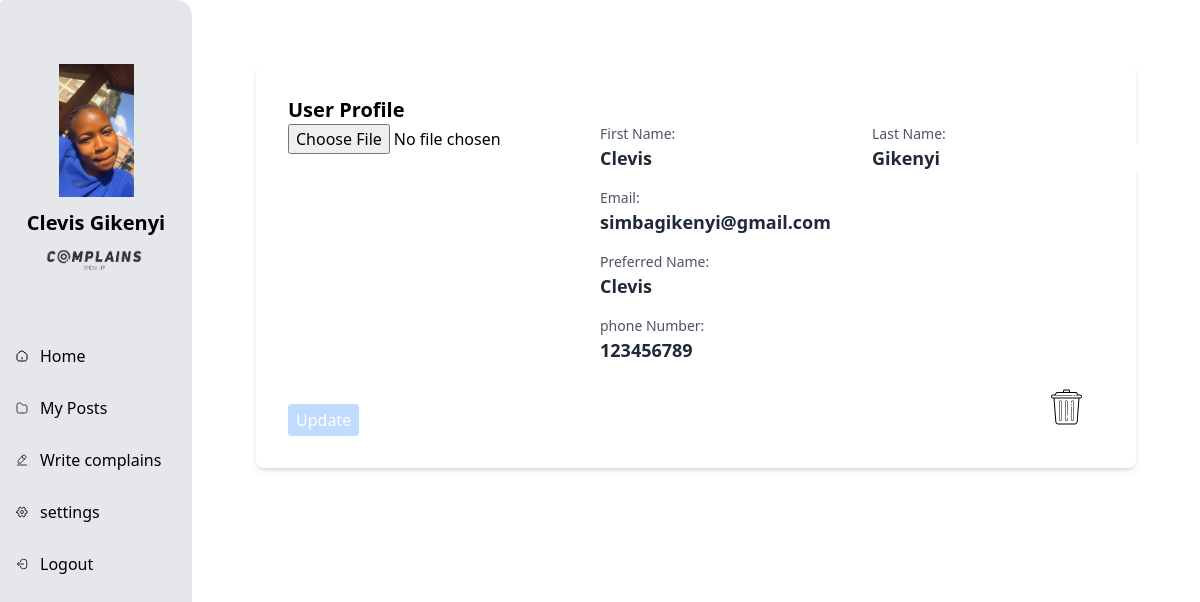
Page /myaccount (signed in) on the committed database.
### tables this page shows
CREATE TABLE 'User'(
    id TEXT NOT NULL PRIMARY KEY UNIQUE,
    firstName TEXT NOT NULL,
    lastName TEXT NOT NULL,
    email TEXT NOT NULL UNIQUE,
    phonenumber INTEGER NOT NULL UNIQUE,
    preferredname TEXT NOT NULL UNIQUE,
    password TEXT NOT NULL,
    picture TEXT             
);

### app.py (the view, shortened to what this page needs)
@app.route("/myaccount",methods=['GET','POST'])
@login_required
def myaccount():#
    if request.method == 'GET':
        image_file = url_for('static',filename='image/'+ current_user.picture)
        return render_template("profile.html",picture=image_file)

### app.py (called while the page is built)
@login_manager.user_loader
def load_user(user_id):
    users = user_data()
    user = next((user for user in users if user.id == user_id), None)
    return user

### data.py (called while the page is built)
def user_data():
    conn = sqlite3.connect('complain.db')
    conn.row_factory = sqlite3.Row
    cur = conn.cursor()
    cur.execute("SELECT * FROM User")
    users = cur.fetchall()
    cur.close()
    conn.close()
    user_objects = [User(user['id'], user['email'], user['password'] , user['preferredName'], user['firstName'], user['lastName'], user['phonenumber'], user['picture'] ) for user in users]
    return user_objects

### templates/profile.html (shortened to what this page needs)
{% extends 'index.html' %} {% block content %}
<main
  class="flex flex-col items-center w-full max-h-screen px-6 py-8 space-y-8 overflow-y-auto sm:py-16 justify-items-center lg:p-16"
>
    <div class="bg-white flex flex-col justify-between p-8 rounded-lg w-full shadow-md">
        <div class="flex justify-between">
            <div>
                <span class="text-xl font-semibold font-sans items-center mb-4">User Profile</span>
            </div>
        </div>
        <form action="{{ url_for('save') }}" method="post" enctype="multipart/form-data">
            <div class="flex justify-between w-full">
                <input type="file" id="picture" name="picture" value="{{picture}}" required/>
                <div>
                    <div class="flex-row flex justify-between min-w-full">
                        <div class="mb-4">
                            <label for="firstName" class="block text-sm font-medium text-gray-600">First Name:</label>
                            <input type="text" id="firstName" name="firstName" value="{{ current_user.firstName }}" class="text-gray-800 text-lg font-semibold">
                        </div>
                        <div class="mb-4">
                            <label for="lastName" class="block text-sm font-medium text-gray-600">Last Name:</label>
                            <input type="text" id="lastName" name="lastName" value="{{ current_user.lastName }}" class="text-gray-800 text-lg font-semibold">
                        </div>
                    </div>
                    <div class="mb-4">
                        <label for="email" class="block text-sm font-medium text-gray-600">Email:</label>
                        <input type="text" id="email" name="email" value="{{ current_user.email }}" class="text-gray-800 text-lg font-semibold">
                    </div>
                    <div class="mb-4">
                        <label for="preferredName" class="block text-sm font-medium text-gray-600">Preferred Name:</label>
                        <input type="text" id="preferredName" name="preferredName" value="{{ current_user.preferredName }}" class="text-gray-800 text-lg font-semibold">
                    </div>
                    <div class="mb-4">
                        <label for="phoneNumber" class="block text-sm font-medium text-gray-600">phone Number:</label>
                        <input type="text" id="phoneNumber" name="phoneNumber" value="{{ current_user.phonenumber }}" class="text-gray-800 text-lg font-semibold">
                    </div>
                </div>
            </div>
            <div class="flex flex-row justify-between">
                <div class="mt-6">
                    <button type="submit" class="bg-blue-200 text-white px-2  py-1 rounded hover:bg-gray-300 transition duration-300">Update</button>
                </div>
                <form action="{{ url_for('myaccount') }}" method="post">
                    <button type="submit"></button>
                </form>
            </div>
        </form>
    </div>
    {% endblock %}

### templates/index.html (shortened to what this page needs)
<!DOCTYPE html>
<html lang="eng">
  <head>
    <link href="{{url_for('static',filename='css/output.css')}}" rel="stylesheet">
  </head>
  <body class="flex w-full max-h-full">
    <aside class="absolute lg:relative z-50 transition-transform ease-in -left-[16rem]
    lg:left-0 h-screen bg-gray-200 flex flex-col justify-between w-1/6 py-16 rounded-r-2xl
    rounded">
    <div class="flex flex-col space-y-16">
      <div class="flex flex-col items-center justify-between w-full max-w-[12rem] mx-auto space-y-3">
        <a href="/home">
          <img src="{{url_for('static', filename='profile_pics/' + current_user.picture)}}" class="rounded-circle account-img" alt="User Image" width="75">
      </a>
        <a href="/home">
            <span class="text-xl font-semibold capitalize"
          >{{ current_user.firstName }} {{ current_user.lastName }}</span
        ></a>
        <a href="/home">
          <img src="../static/image/logo 2.png" alt="Logo"width="100" height="100">
        </a>
      </div>
      <div class="flex flex-col w-48 mx-auto space-y-3 transition-colors">
        <a href="/home" class="flex items-center w-full px-4 py-2 space-x-3 hover:bg-white rounded {% if page == '/home' %}bg-white{% endif %}">
          <span class="font-light">Home</span>
        </a>
        <a href="/myposts" class="flex items-center {% if page == '/myposts' %}bg-white{% endif %} w-full px-4 py-2 space-x-3 hover:bg-white rounded">
          <svg xmlns="http://www.w3.org/2000/svg" width="12" height="12" viewBox="0 0 24 24" fill="none">
            <path d="M22 11v6c0 4-1 5-5 5H7c-4 0-5-1-5-5V7c0-4 1-5 5-5h1.5c1.5 0 1.83.44 2.4 1.2l1.5 2c.38.5.6.8 1.6.8h3c4
             0 5 1 5 5Z" stroke="black" stroke-width="1.5" stroke-miterlimit="10">
            </path>
          </svg>
          <span>My Posts</span>
        </a>
        <a href="/write" class="flex items-center w-full px-4 py-2 space-x-3 hover:bg-white rounded">
          <span class="font-light">Write complains</span>
        </a>
        <a href="/myaccount" class="flex items-center {% if page == '/myaccount' %}bg-white{% endif %} w-full px-4 py-2 space-x-3 hover:bg-white rounded">
          <span class="font-light">settings</span>
        </a>
        <a
        href="/logout"
        class="flex items-center w-48 px-4 py-2 mx-auto space-x-3  hover:opacity-80 focus-ring hover:bg-white rounded"
      >
        <span class="font-light">Logout</span>
      </a>
      </div>
    </div>
    </aside>
    {% block content %} {% endblock content %}
  </body>
  </html>

### rows in the picture
User: picture (picture), firstName "Clevis", lastName "Gikenyi", email "simbagikenyi@gmail.com", preferredName "Clevis", phoneNumber "123456789"
